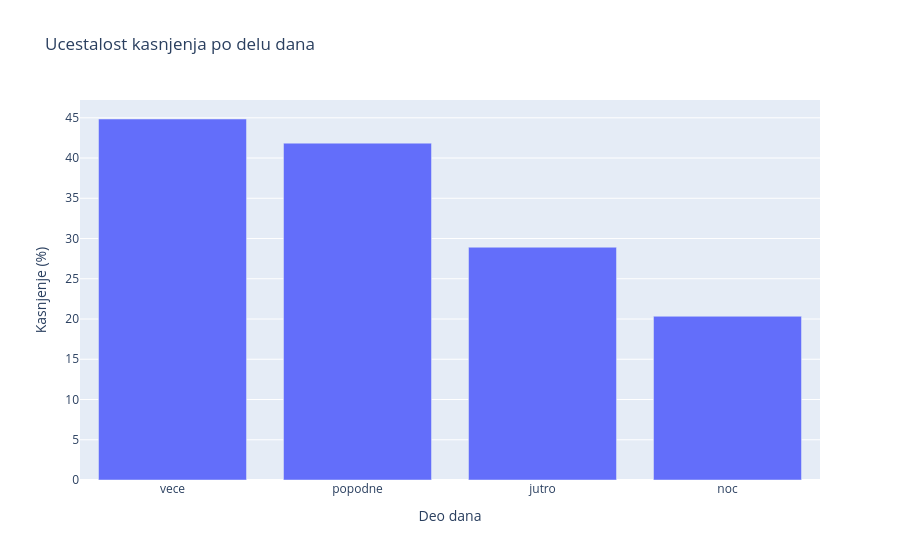

The code cell stored with this chart in its notebook:
### Code cell
cancelled_table = cancelled.sort_values(["year", "cancelled_pct"], ascending=[True, False]).copy()
display(cancelled_table)

fig_day_period = px.bar(
    day_period.sort_values("delayed_pct", ascending=False),
    x="day_period",
    y="delayed_pct",
    title="Ucestalost kasnjenja po delu dana",
    labels={"day_period": "Deo dana", "delayed_pct": "Kasnjenje (%)"},
)
fig_day_period.show()

### Figure 1 — Plotly figure (JSON) as saved in the notebook; plotly's stock layout.template omitted (floating-point values rounded to 4 significant figures)
{"data": [{"hovertemplate": "Deo dana=%{x}<br>Kasnjenje (%)=%{y}<extra></extra>", "legendgroup": "", "marker": {"color": "#636efa", "pattern": {"shape": ""}}, "name": "", "orientation": "v", "showlegend": false, "textposition": "auto", "type": "bar", "x": ["vece", "popodne", "jutro", "noc"], "xaxis": "x", "y": [44.85, 41.85, 28.92, 20.34], "yaxis": "y"}], "layout": {"barmode": "relative", "legend": {"tracegroupgap": 0}, "title": {"text": "Ucestalost kasnjenja po delu dana"}, "xaxis": {"anchor": "y", "domain": [0, 1], "title": {"text": "Deo dana"}}, "yaxis": {"anchor": "x", "domain": [0, 1], "title": {"text": "Kasnjenje (%)"}}}}
